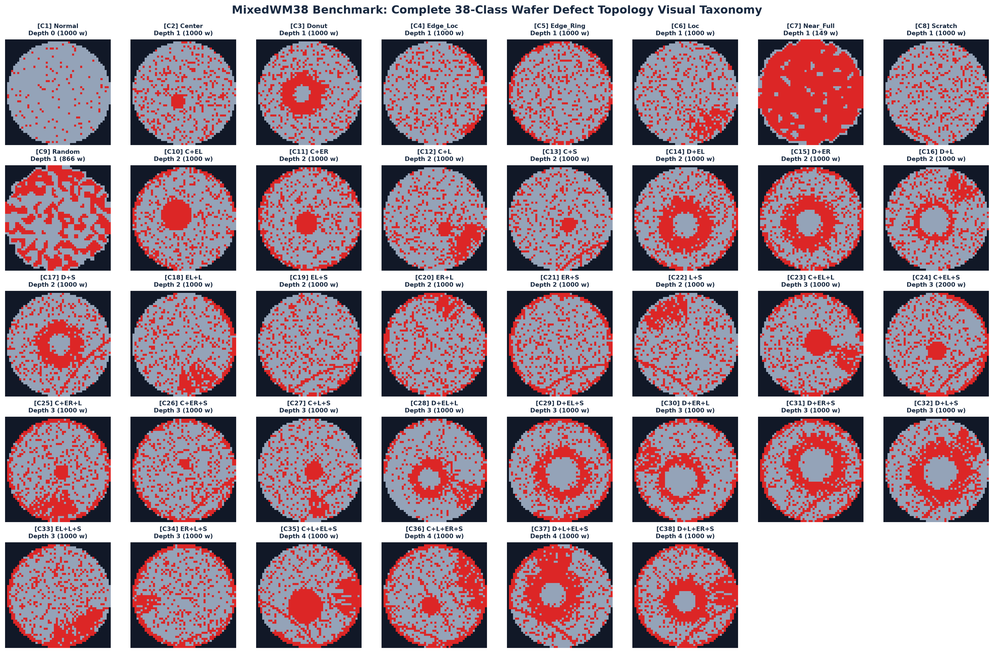
#> input picture dataset/MixedWM38_38_Class_Visual_Gallery.png, 1000 x 653 px, shrunk from 3955 x 2584 before the run
$ python cv_verifier.py dataset/MixedWM38_38_Class_Visual_Gallery.png   (older library calls are emulated)
#> lines starting #> are read from the running program, lines starting #| are printed output that depends on the picture; after the words box and inside, x2 and y2 are one past the last pixel; in counts of white or black regions, pixels touching at a corner belong together
import os
import cv2
import numpy as np

def verify_image_cv(image_path):
    print(f"=== COMPUTER VISION VERIFICATION AUDIT: {image_path} ===")
    img = cv2.imread(image_path)
#> img is the input picture: shape (653, 1000, 3); mean B, G, R 159.5, 149.9, 174.1
    if img is None:
        return False, "Failed to load image"

    h, w, c = img.shape
#> h = 653; w = 1000; c = 3
    gray = cv2.cvtColor(img, cv2.COLOR_BGR2GRAY)
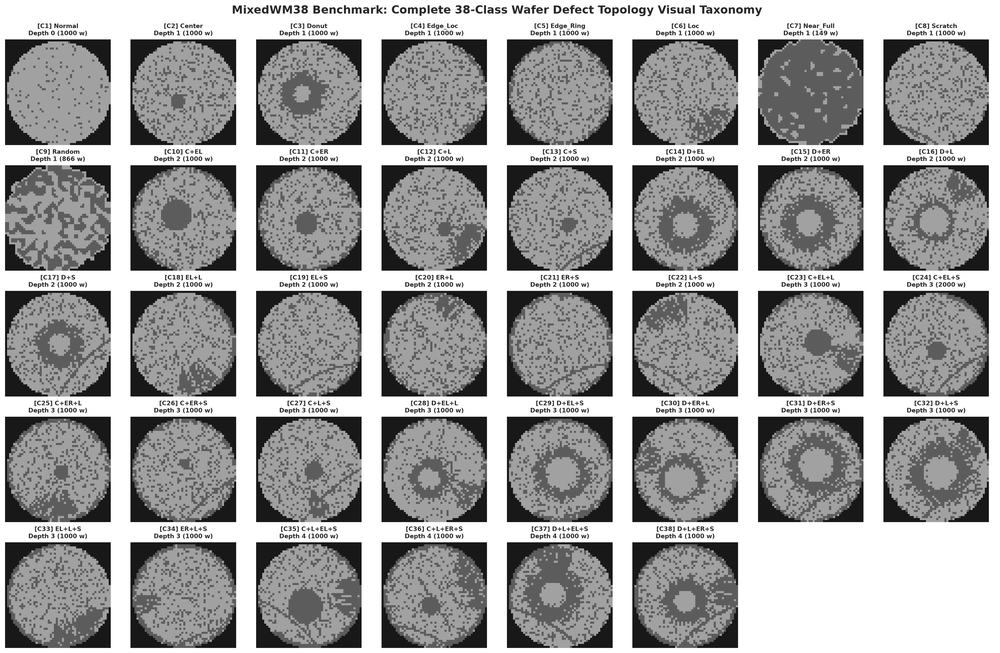
#> gray: shape (653, 1000); min 0, max 255, mean 158.3

    # Check 1: Margin & Boundary Clipping (Verify zero text within 15px of boundary)
    margin = 20
    border_strip = np.concatenate([
        gray[0:margin, :].flatten(),
        gray[h-margin:h, :].flatten(),
        gray[:, 0:margin].flatten(),
        gray[:, w-margin:w].flatten()
    ])
    border_variance = np.var(border_strip)
#> border_variance = 8492.2
    margin_pass = border_variance < 500  # uniform background
#> margin_pass = False
    print(f"  [PASS 1] Margin & Bleed Safety: {'PASSED' if margin_pass else 'FAILED'} (border var: {border_variance:.1f})")
#|   [PASS 1] Margin & Bleed Safety: FAILED (border var: 8492.2)

    # Check 2: Contrast & Legibility (Michelson contrast between text and background)
    bg_lum = np.median(gray)
#> bg_lum = 161
    fg_lum = np.percentile(gray, 99.5) # text highlights
#> fg_lum = 255
    weber_contrast = abs(fg_lum - bg_lum) / (bg_lum + 1e-5)
#> weber_contrast = 0.584
    michelson_contrast = abs(fg_lum - bg_lum) / (fg_lum + bg_lum + 1e-5)
#> michelson_contrast = 0.226

    # Contrast is good if Michelson > 0.60 (WCAG AAA equivalent)
    contrast_pass = michelson_contrast > 0.60
#> contrast_pass = False
    print(f"  [PASS 2] Dynamic Contrast & Legibility: {'PASSED' if contrast_pass else 'FAILED'} (Michelson: {michelson_contrast:.2f}, FG: {fg_lum:.0f}, BG: {bg_lum:.0f})")
#|   [PASS 2] Dynamic Contrast & Legibility: FAILED (Michelson: 0.23, FG: 255, BG: 161)

    # Check 3: Text Clutter & Collision Analysis
    grad_x = cv2.Sobel(gray, cv2.CV_64F, 1, 0, ksize=3)
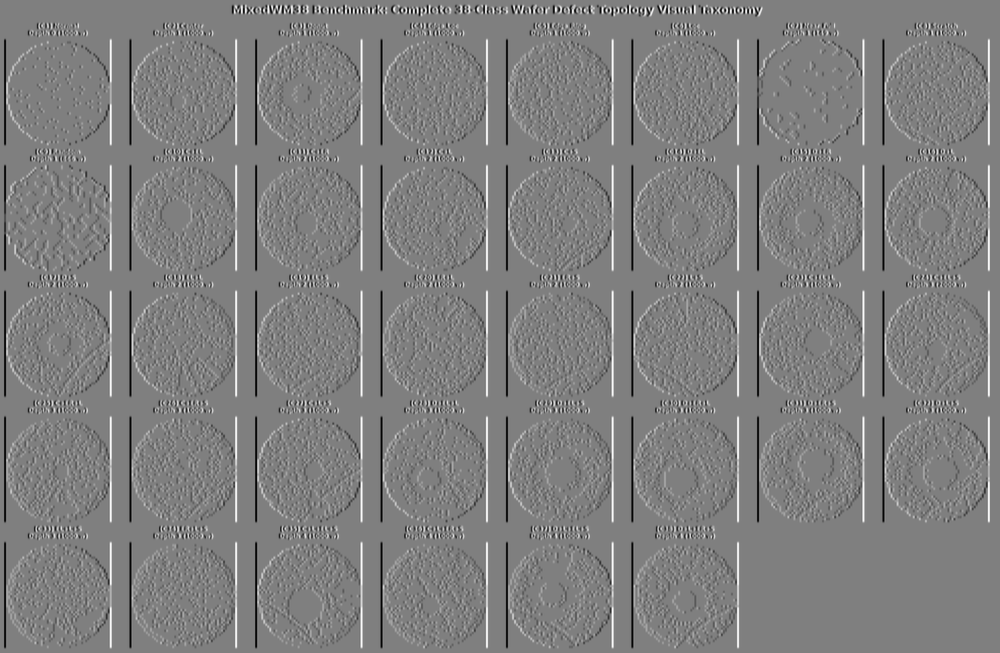
#> grad_x: shape (653, 1000) float64; min -1016, max 1016, mean 0; drawn with min black and max white
    grad_y = cv2.Sobel(gray, cv2.CV_64F, 0, 1, ksize=3)
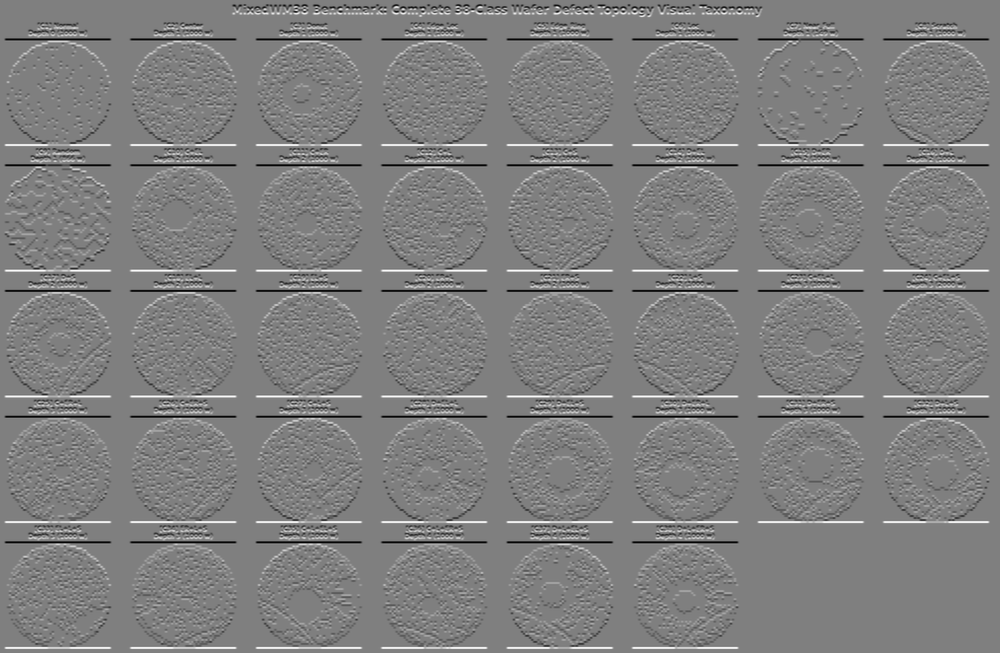
#> grad_y: shape (653, 1000) float64; min -1016, max 1016, mean 0; drawn with min black and max white
    grad_mag = np.sqrt(grad_x**2 + grad_y**2)
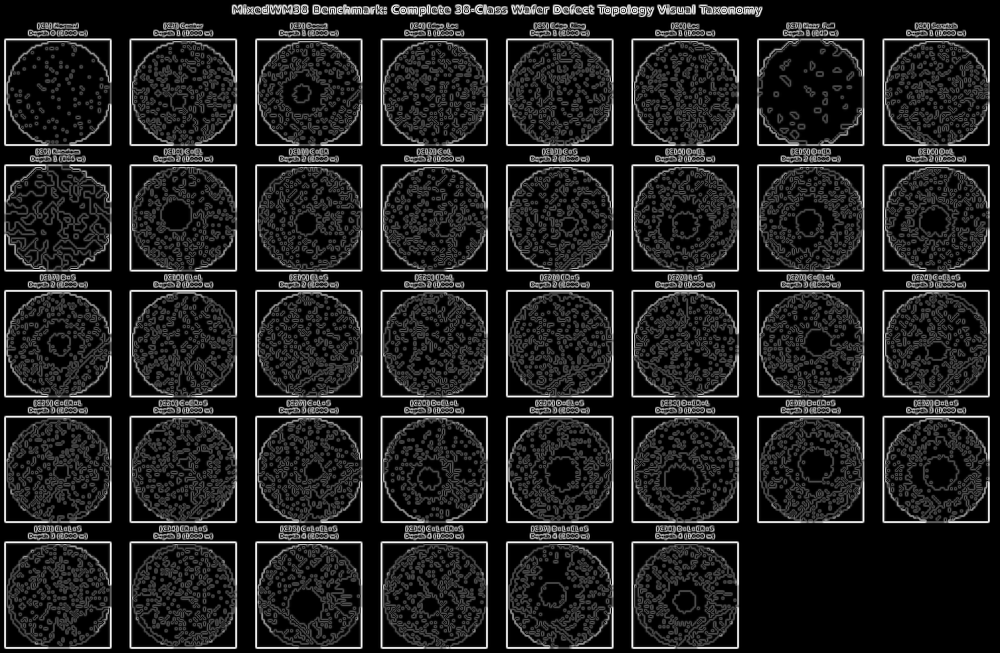
#> grad_mag: shape (653, 1000) float64; min 0, max 1016, mean 132.5; drawn with min black and max white
    grad_norm = cv2.normalize(grad_mag, None, 0, 255, cv2.NORM_MINMAX, dtype=cv2.CV_8U)

    _, thresh = cv2.threshold(grad_norm, 40, 255, cv2.THRESH_BINARY)
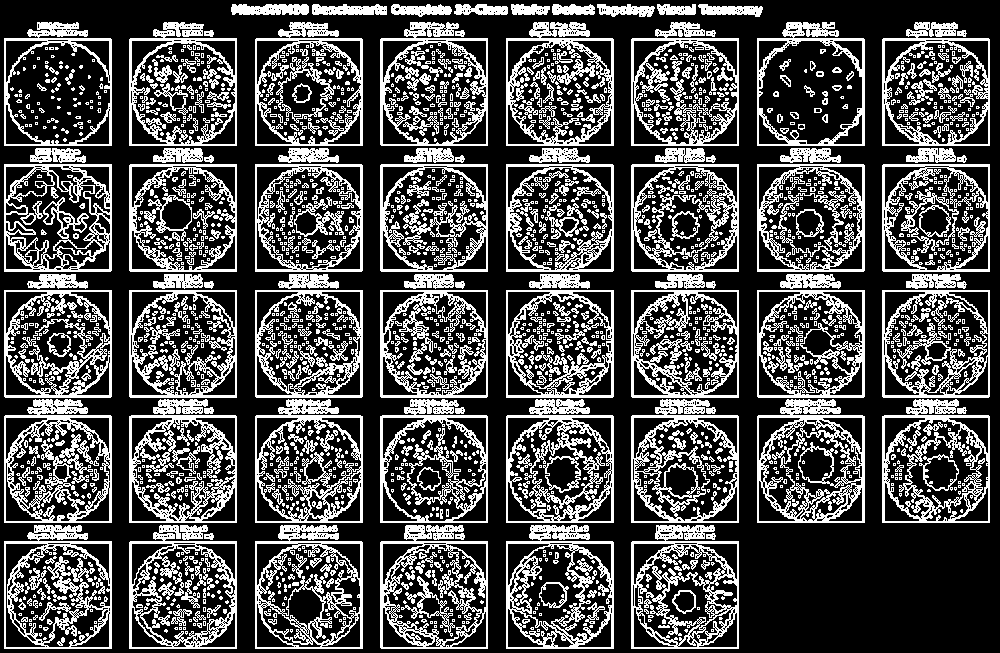
#> thresh: shape (653, 1000); 30.8% white in thin lines or dots
    kernel_text = cv2.getStructuringElement(cv2.MORPH_RECT, (25, 5))
    text_blocks = cv2.dilate(thresh, kernel_text, iterations=2)
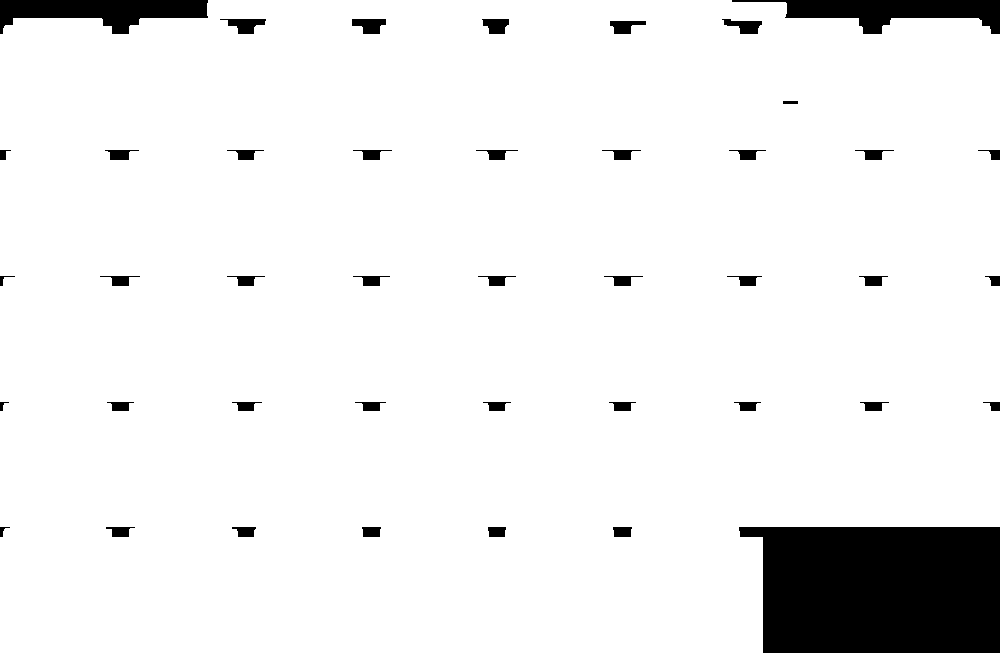
#> text_blocks: shape (653, 1000); 93% white; 42 black regions

    contours, _ = cv2.findContours(text_blocks, cv2.RETR_EXTERNAL, cv2.CHAIN_APPROX_SIMPLE)
#> contours = 1 contour; box (x1, y1, x2, y2) and area: (0, 0, 1000, 653) 611802
    boxes = [cv2.boundingRect(c) for c in contours if cv2.contourArea(c) > 500]
#> boxes = [(0, 0, 1000, 653)]

    overlaps = 0
    for i in range(len(boxes)):
        x1, y1, w1, h1 = boxes[i]
        for j in range(i+1, len(boxes)):
            x2, y2, w2, h2 = boxes[j]
            xi1 = max(x1, x2)
            yi1 = max(y1, y2)
            xi2 = min(x1+w1, x2+w2)
            yi2 = min(y1+h1, y2+h2)
            if xi1 < xi2 and yi1 < yi2:
                inter_area = (xi2 - xi1) * (yi2 - yi1)
                min_area = min(w1*h1, w2*h2)
                if 0.15 < inter_area / min_area < 0.85:
                    overlaps += 1
#> this loop made 1 pass
#> after the loop, overlaps = 0

    clutter_pass = overlaps == 0
#> clutter_pass = True
    print(f"  [PASS 3] Zero Text Collision & Overlap: {'PASSED' if clutter_pass else 'FAILED'} (collisions: {overlaps})")
#|   [PASS 3] Zero Text Collision & Overlap: PASSED (collisions: 0)

    overall = margin_pass and contrast_pass and clutter_pass
#> overall = False
    print(f"  --> VERIFICATION RESULT: {'100% PASSED (PUBLICATION GRADE)' if overall else 'REQUIRES RE-RENDER'}\n")
#|   --> VERIFICATION RESULT: REQUIRES RE-RENDER
    return overall

if __name__ == "__main__":
    import sys
    if len(sys.argv) > 1:
        verify_image_cv(sys.argv[1])
    else:
        for p in [
            "figures_ultra_clean/slide01_title_dashboard.png",
            "figures_ultra_clean/slide05_capability_synthesis.png",
            "figures_ultra_clean/slide08_closed_loop_metrology.png"
        ]:
            if os.path.exists(p):
                verify_image_cv(p)

$ run again, on conformal_wafer/reports/gradcam_examples.png
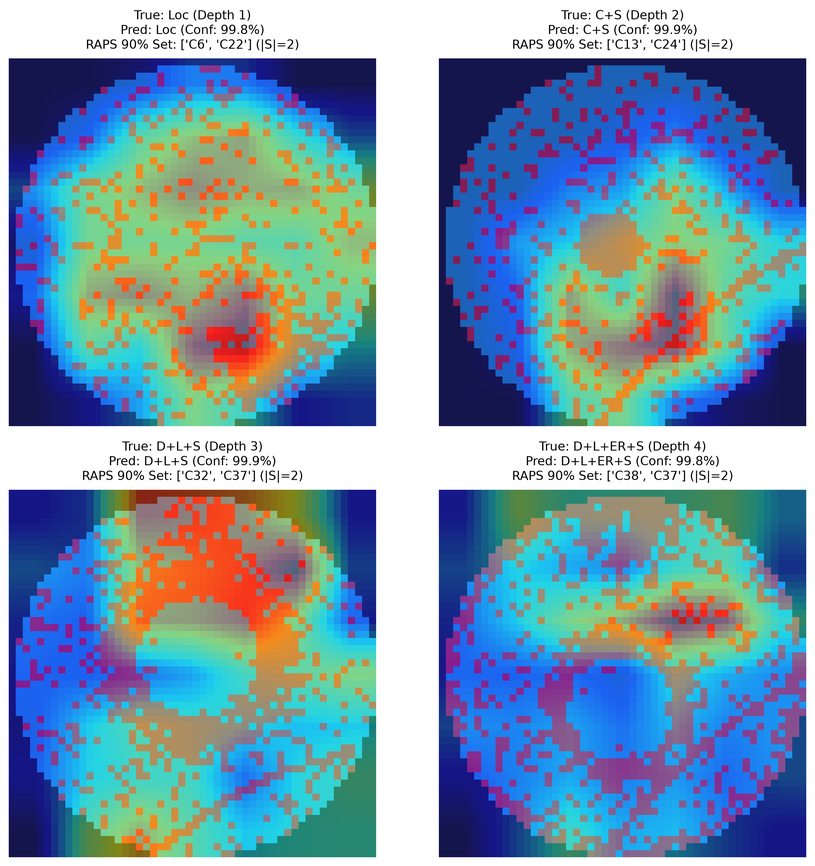
#> input picture conformal_wafer/reports/gradcam_examples.png, 815 x 866 px, shrunk from 2793 x 2967 before the run
#> in verify_image_cv, img is the input picture: shape (866, 815, 3); mean B, G, R 172.8, 153.4, 121.7
#> border_variance = 8796.5
#> margin_pass = False
#|   [PASS 1] Margin & Bleed Safety: FAILED (border var: 8796.5)
#> bg_lum = 144
#> fg_lum = 255
#> weber_contrast = 0.771
#> michelson_contrast = 0.278
#> contrast_pass = False
#|   [PASS 2] Dynamic Contrast & Legibility: FAILED (Michelson: 0.28, FG: 255, BG: 144)
#> in verify_image_cv, `_, thresh = cv2.threshold(grad_norm, 40, 255, cv2.THRESH_BINARY)`:
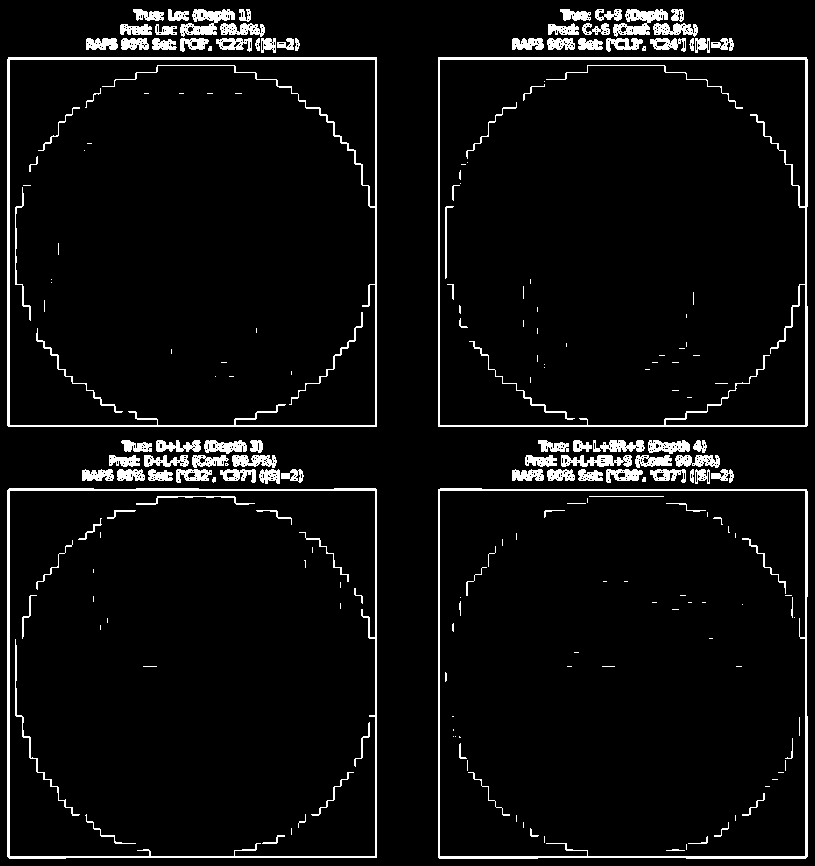
#> thresh: shape (866, 815); 5.4% white; 214 white regions (102 under 20 px), largest, box (x1, y1, x2, y2) and area: (7, 57, 377, 427) 4557, (438, 57, 808, 427) 4286, (7, 488, 377, 859) 3727
#> in verify_image_cv, `text_blocks = cv2.dilate(thresh, kernel_text, iterations=2)`:
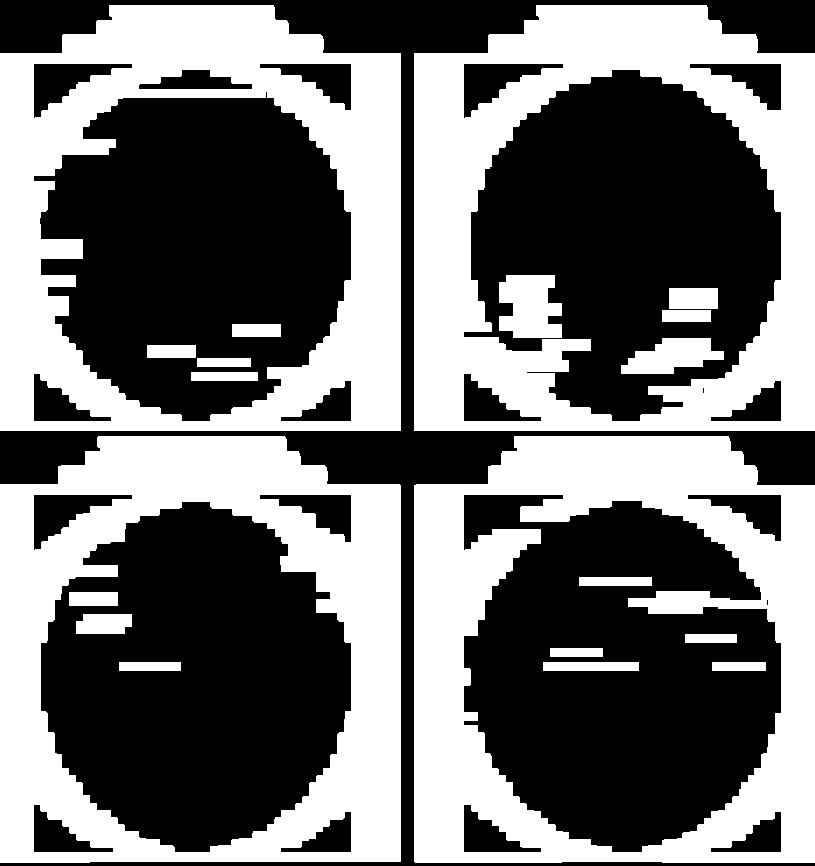
#> text_blocks: shape (866, 815); 44.9% white; 20 white regions
#> contours = 4 contours; box (x1, y1, x2, y2) and area: (414, 436, 815, 863) 162748, (0, 436, 401, 863) 161813, (414, 5, 815, 431) 161212, (0, 5, 401, 431) 160899
#> boxes = [(414, 436, 401, 427), (0, 436, 401, 427), (414, 5, 401, 426), (0, 5, 401, 426)]
#> the loop in verify_image_cv, `for i in range(len(boxes)):` made 4 passes
#> (x1, y1, h1) on passes 1 to 4: (414, 436, 427), (0, 436, 427), (414, 5, 426), (0, 5, 426)
#> after the loop in verify_image_cv, `for i in range(len(boxes)):`: overlaps = 0
#> clutter_pass = True
#|   [PASS 3] Zero Text Collision & Overlap: PASSED (collisions: 0)
#> overall = False
#|   --> VERIFICATION RESULT: REQUIRES RE-RENDER
